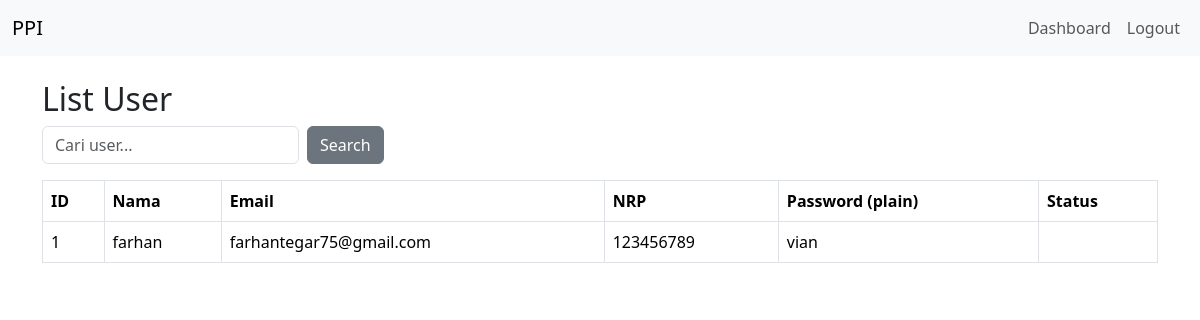
Page /admin/users.php (signed in) on the committed database.
### tables this page shows
CREATE TABLE `user` (
  `user_id` int(11) NOT NULL,
  `email` varchar(100) NOT NULL,
  `nama_lengkap` varchar(100) NOT NULL,
  `nrp` varchar(20) NOT NULL,
  `password` varchar(255) NOT NULL,
  `bidang_keahlian` varchar(100) NOT NULL,
  `no_hp` varchar(20) NOT NULL,
  `status` enum('terverifikasi','tidak_terverifikasi') NOT NULL DEFAULT 'tidak_terverifikasi',
  `created_at` timestamp NOT NULL DEFAULT current_timestamp(),
  `updated_at` timestamp NOT NULL DEFAULT current_timestamp() ON UPDATE current_timestamp()
);

### admin/users.php (the view, shortened to what this page needs)
<?php
require_once __DIR__ . '/../config.php';
$q = $_GET['q'] ?? '';
if (!empty($q)) {
    $stmt = $mysqli->prepare('SELECT * FROM user WHERE nama_lengkap LIKE ? OR email LIKE ? OR nrp LIKE ? ORDER BY created_at DESC');
    $like = "%$q%";
    $stmt->bind_param('sss', $like, $like, $like);
    $stmt->execute();
    $res = $stmt->get_result();
} else {
    $res = $mysqli->query('SELECT * FROM user ORDER BY created_at DESC');
}
require_once __DIR__ . '/../includes/header.php';
?>
<h2>List User</h2>
<form class="row g-2 mb-3" method="get">
  <div class="col-auto">
    <input type="text" name="q" value="<?=htmlspecialchars($q)?>" class="form-control" placeholder="Cari user...">
  </div>
  <div class="col-auto"><button class="btn btn-secondary">Search</button></div>
</form>
<table class="table table-bordered">
  <thead><tr><th>ID</th><th>Nama</th><th>Email</th><th>NRP</th><th>Password (plain)</th><th>Status</th></tr></thead>
  <tbody>
  <?php while ($r = $res->fetch_assoc()): ?>
    <tr>
      <td><?=htmlspecialchars($r['user_id'])?></td>
      <td><?=htmlspecialchars($r['nama_lengkap'])?></td>
      <td><?=htmlspecialchars($r['email'])?></td>
      <td><?=htmlspecialchars($r['nrp'])?></td>
      <td><?=htmlspecialchars($r['password'])?></td>
      <td><?=htmlspecialchars($r['status'])?></td>
    </tr>
  <?php endwhile; ?>
  </tbody>
</table>
<?php require_once __DIR__ . '/../includes/footer.php';?>

### rows in the picture
user: user_id "1", nama_lengkap "farhan", email "farhantegar75@gmail.com", nrp "123456789", password "vian"
